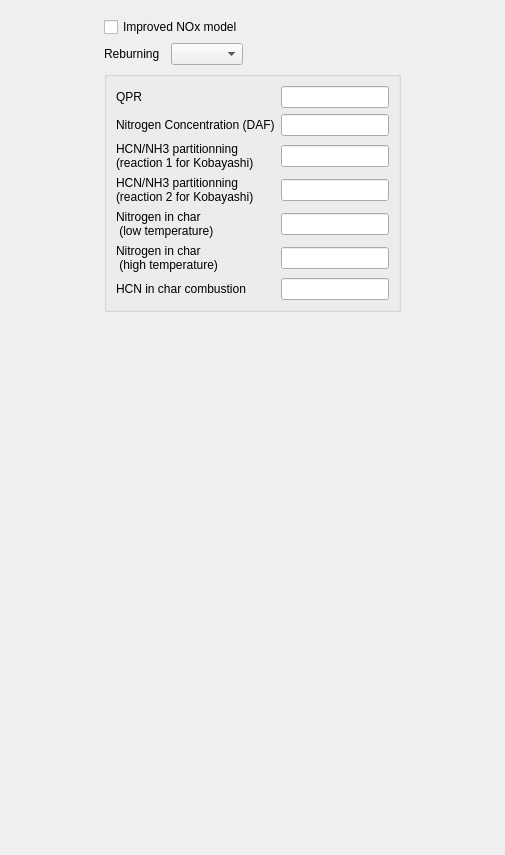
            <widget class="QWidget" name="tab_9">
             <attribute name="title">
              <string>NOx formation</string>
             </attribute>
             <layout class="QGridLayout" name="gridLayout_14">
              <item row="0" column="0" rowspan="4">
               <spacer name="horizontalSpacer_20">
                <property name="orientation">
                 <enum>Qt::Horizontal</enum>
                </property>
                <property name="sizeHint" stdset="0">
                 <size>
                  <width>93</width>
                  <height>288</height>
                 </size>
                </property>
               </spacer>
              </item>
              <item row="0" column="4" rowspan="4">
               <spacer name="horizontalSpacer_19">
                <property name="orientation">
                 <enum>Qt::Horizontal</enum>
                </property>
                <property name="sizeHint" stdset="0">
                 <size>
                  <width>93</width>
                  <height>288</height>
                 </size>
                </property>
               </spacer>
              </item>
              <item row="1" column="1" colspan="2">
               <widget class="QCheckBox" name="checkBoxNOxFormationFeature">
                <property name="text">
                 <string>Improved NOx model</string>
                </property>
               </widget>
              </item>
              <item row="2" column="1">
               <widget class="QLabel" name="labelReburning">
                <property name="text">
                 <string>Reburning</string>
                </property>
               </widget>
              </item>
              <item row="2" column="2">
               <widget class="QComboBox" name="comboBoxReburning"/>
              </item>
              <item row="2" column="3">
               <spacer name="horizontalSpacer_10">
                <property name="orientation">
                 <enum>Qt::Horizontal</enum>
                </property>
                <property name="sizeHint" stdset="0">
                 <size>
                  <width>137</width>
                  <height>20</height>
                 </size>
                </property>
               </spacer>
              </item>
              <item row="3" column="1" colspan="3">
               <widget class="QGroupBox" name="groupBoxNOxFormation">
                <property name="title">
                 <string/>
                </property>
                <layout class="QGridLayout" name="gridLayout_13">
                 <item row="0" column="0">
                  <layout class="QGridLayout" name="gridLayout_9">
                   <item row="0" column="0">
                    <widget class="QLabel" name="labelQPR">
                     <property name="text">
                      <string>QPR</string>
                     </property>
                    </widget>
                   </item>
                   <item row="0" column="1">
                    <widget class="QLineEdit" name="lineEditQPR"/>
                   </item>
                   <item row="1" column="0">
                    <widget class="QLabel" name="labelNitrogenConcentration">
                     <property name="text">
                      <string>Nitrogen Concentration (DAF)</string>
                     </property>
                    </widget>
                   </item>
                   <item row="1" column="1">
                    <widget class="QLineEdit" name="lineEditNitrogenConcentration"/>
                   </item>
                   <item row="2" column="0">
                    <widget class="QLabel" name="labelKobayashi1">
                     <property name="text">
                      <string>HCN/NH3 partitionning
(reaction 1 for Kobayashi)</string>
                     </property>
                    </widget>
                   </item>
                   <item row="2" column="1">
                    <widget class="QLineEdit" name="lineEditKobayashi1"/>
                   </item>
                   <item row="3" column="0">
                    <widget class="QLabel" name="labelKobayashi2">
                     <property name="text">
                      <string>HCN/NH3 partitionning
(reaction 2 for Kobayashi)</string>
                     </property>
                    </widget>
                   </item>
                   <item row="3" column="1">
                    <widget class="QLineEdit" name="lineEditKobayashi2"/>
                   </item>
                   <item row="4" column="0">
                    <widget class="QLabel" name="labelNitrogenLowTemp">
                     <property name="text">
                      <string>Nitrogen in char
 (low temperature)</string>
                     </property>
                    </widget>
                   </item>
                   <item row="4" column="1">
                    <widget class="QLineEdit" name="lineEditNitrogenLowTemp"/>
                   </item>
                   <item row="5" column="0">
                    <widget class="QLabel" name="labelNitrogenHighTemp">
                     <property name="text">
                      <string>Nitrogen in char
 (high temperature)</string>
                     </property>
                    </widget>
                   </item>
                   <item row="5" column="1">
                    <widget class="QLineEdit" name="lineEditNitrogenHighTemp"/>
                   </item>
                   <item row="6" column="0">
                    <widget class="QLabel" name="labelHCNChar">
                     <property name="text">
                      <string>HCN in char combustion</string>
                     </property>
                    </widget>
                   </item>
                   <item row="6" column="1">
                    <widget class="QLineEdit" name="lineEditHCNChar"/>
                   </item>
                  </layout>
                 </item>
                </layout>
               </widget>
              </item>
              <item row="4" column="3">
               <spacer name="verticalSpacer">
                <property name="orientation">
                 <enum>Qt::Vertical</enum>
                </property>
                <property name="sizeHint" stdset="0">
                 <size>
                  <width>20</width>
                  <height>532</height>
                 </size>
                </property>
               </spacer>
              </item>
             </layout>
            </widget>
